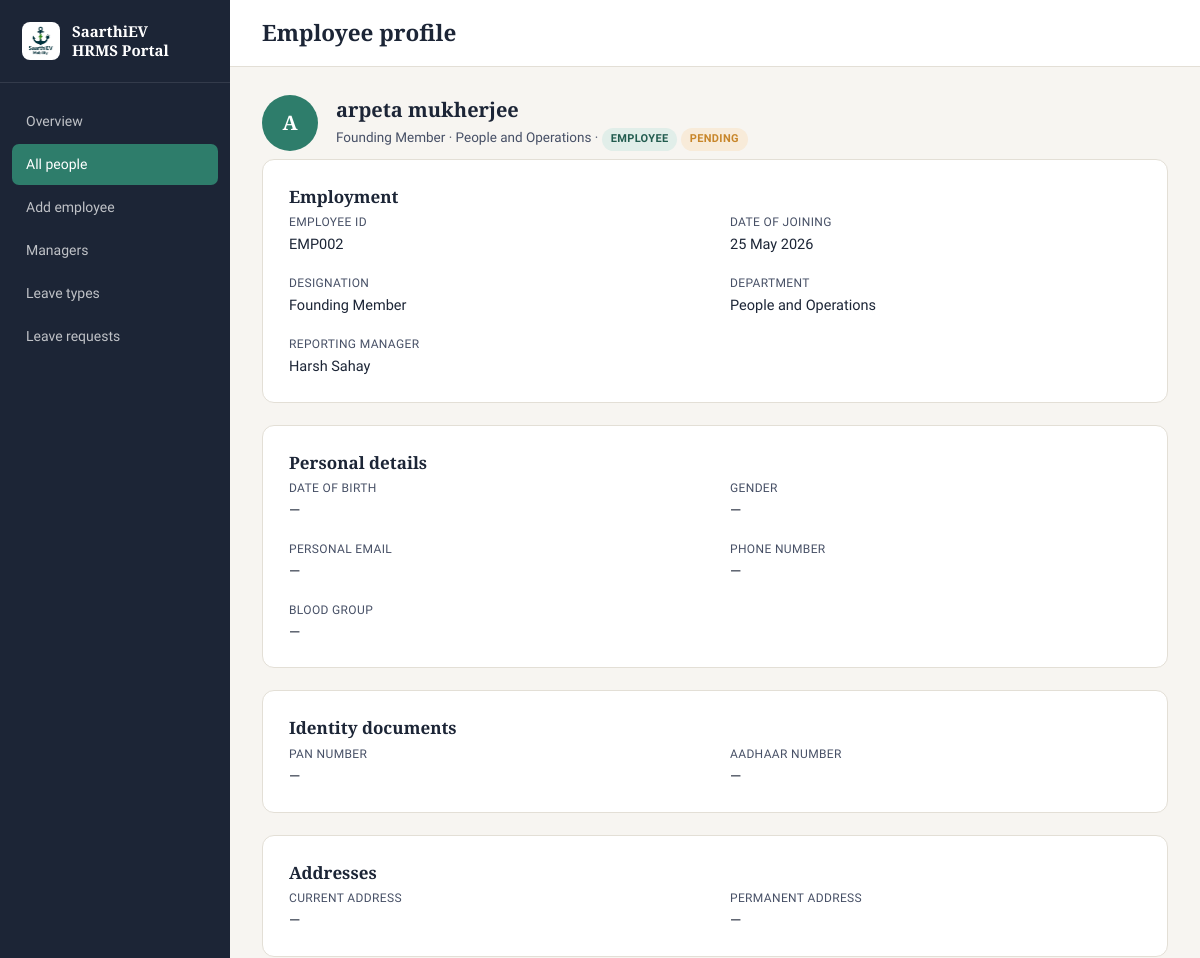
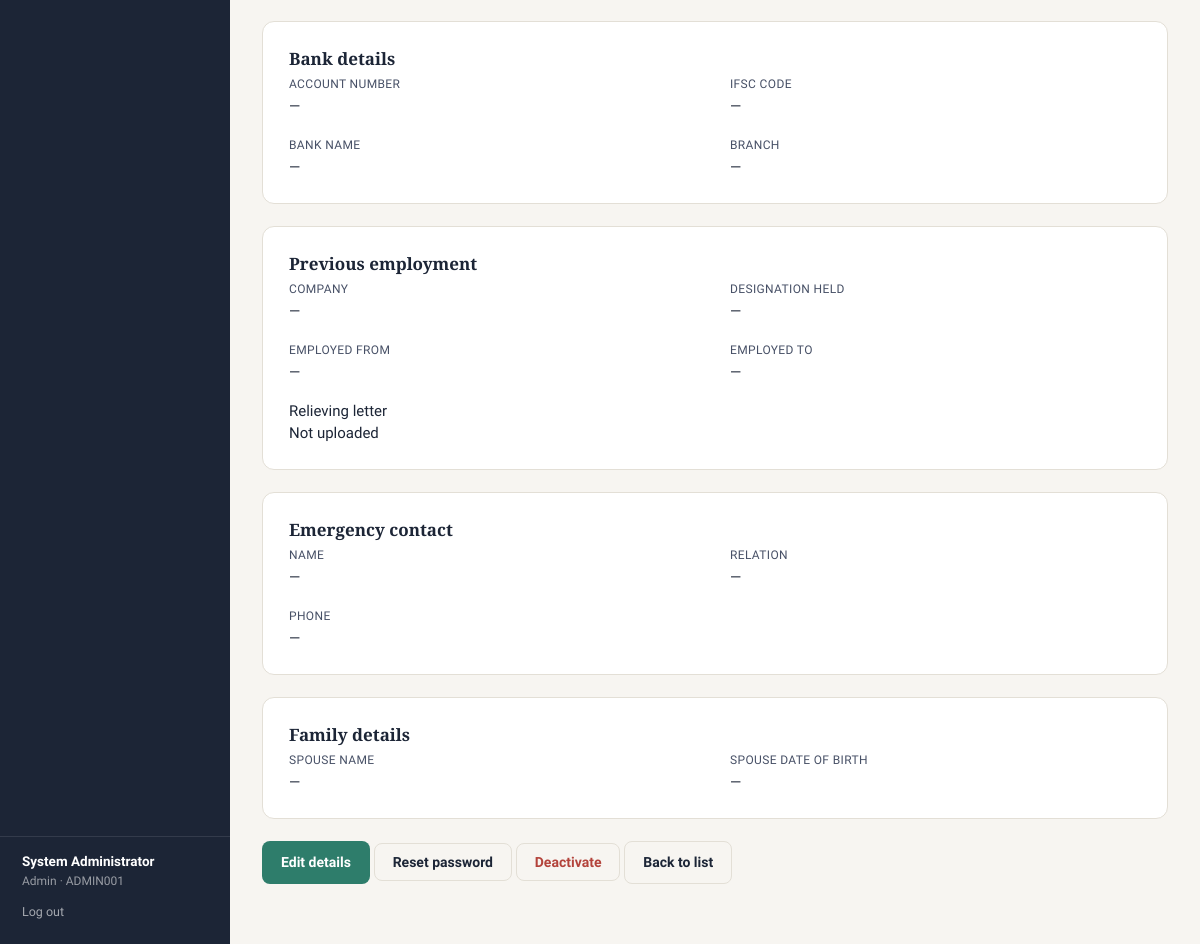
The app's page /admin/employees/2 (signed in) with its own data (2 pictures, top to bottom).
### models.py (models this page shows, shortened)
class EmployeeProfile(db.Model):
    id = db.Column(db.Integer, primary_key=True)
    user_id = db.Column(db.Integer, db.ForeignKey("user.id"), nullable=False, unique=True)
    full_name = db.Column(db.String(150), nullable=False)
    designation = db.Column(db.String(100))
    department = db.Column(db.String(100))
    date_of_joining = db.Column(db.Date)
    reporting_manager_id = db.Column(db.Integer, db.ForeignKey("user.id"), nullable=True)
    date_of_birth = db.Column(db.Date)
    gender = db.Column(db.String(20))
    personal_email = db.Column(db.String(120))
    phone_number = db.Column(db.String(20))
    blood_group = db.Column(db.String(10))
    pan_number = db.Column(db.String(20))
    aadhaar_number = db.Column(db.String(20))
    current_address_line1 = db.Column(db.String(200))
    current_address_line2 = db.Column(db.String(200))
    current_city = db.Column(db.String(100))
    current_state = db.Column(db.String(100))
    current_pincode = db.Column(db.String(10))
    permanent_address_line1 = db.Column(db.String(200))
    permanent_address_line2 = db.Column(db.String(200))
    permanent_city = db.Column(db.String(100))
    permanent_state = db.Column(db.String(100))
    permanent_pincode = db.Column(db.String(10))
    same_as_current = db.Column(db.Boolean, default=False)
    bank_account_number = db.Column(db.String(40))
    bank_ifsc_code = db.Column(db.String(20))
    bank_name = db.Column(db.String(100))
    bank_branch = db.Column(db.String(100))
    previous_company_name = db.Column(db.String(150))
    previous_designation = db.Column(db.String(100))
    previous_employment_from = db.Column(db.Date)
    previous_employment_to = db.Column(db.Date)
    relieving_letter_filename = db.Column(db.String(255))
    emergency_contact_name = db.Column(db.String(150))
    emergency_contact_relation = db.Column(db.String(50))
    emergency_contact_phone = db.Column(db.String(20))
    spouse_name = db.Column(db.String(150))
    spouse_dob = db.Column(db.Date)
    profile_completed = db.Column(db.Boolean, default=False)
    updated_at = db.Column(db.DateTime, default=datetime.utcnow, onupdate=datetime.utcnow)
    reporting_manager = db.relationship("User", foreign_keys=[reporting_manager_id])
    children = db.relationship("Child", backref="profile", cascade="all, delete-orphan")

class User(db.Model, UserMixin):
    id = db.Column(db.Integer, primary_key=True)
    employee_code = db.Column(db.String(20), unique=True, nullable=False)  # e.g. EMP1001
    password_hash = db.Column(db.String(255), nullable=False)
    role = db.Column(db.String(20), nullable=False, default="employee")  # admin / manager / employee
    must_change_password = db.Column(db.Boolean, default=True)
    is_active = db.Column(db.Boolean, nullable=False, default=True)
    created_at = db.Column(db.DateTime, default=datetime.utcnow)
    profile = db.relationship("EmployeeProfile", backref="user", uselist=False,
                               cascade="all, delete-orphan",
                               foreign_keys="EmployeeProfile.user_id")

### routes.py (the view)
    @app.route("/admin/employees/<int:user_id>")
    @role_required("admin")
    def admin_view_employee(user_id):
        user = User.query.get_or_404(user_id)
        if not user.profile:
            abort(404)
        return render_template("profile_view.html", person=user, profile=user.profile,
                                viewer="admin")

### templates/profile_view.html (shortened to what this page needs)
{% extends "base.html" %}
{% block page_title %}Employee profile{% endblock %}
{% block content %}
<div class="profile-header">
  <div class="avatar-circle">{{ profile.full_name[0]|upper if profile.full_name else '?' }}</div>
  <div>
    <div class="pname">{{ profile.full_name }}</div>
    <div class="pmeta">
      {{ profile.designation or 'No designation set' }}
      {% if profile.department %} · {{ profile.department }}{% endif %}
      · <span class="badge badge-{{ person.role }}">{{ person.role }}</span>
      {% if profile.profile_completed %}
        <span class="badge badge-complete">Complete</span>
      {% else %}
        <span class="badge badge-pending">Pending</span>
      {% endif %}
    </div>
  </div>
</div>
<div class="card">
  <h3>Employment</h3>
  <div class="profile-grid">
    <div><div class="pi-label">Employee ID</div><div class="pi-value">{{ person.employee_code }}</div></div>
    <div><div class="pi-label">Date of joining</div><div class="pi-value">{{ profile.date_of_joining.strftime('%d %b %Y') if profile.date_of_joining else '—' }}</div></div>
    <div><div class="pi-label">Designation</div><div class="pi-value">{{ profile.designation or '—' }}</div></div>
    <div><div class="pi-label">Department</div><div class="pi-value">{{ profile.department or '—' }}</div></div>
    <div><div class="pi-label">Reporting manager</div><div class="pi-value">{{ profile.reporting_manager.profile.full_name if profile.reporting_manager else '—' }}</div></div>
  </div>
</div>
<div class="card">
  <h3>Personal details</h3>
  <div class="profile-grid">
    <div><div class="pi-label">Date of birth</div><div class="pi-value">{{ profile.date_of_birth.strftime('%d %b %Y') if profile.date_of_birth else '—' }}</div></div>
    <div><div class="pi-label">Gender</div><div class="pi-value">{{ profile.gender or '—' }}</div></div>
    <div><div class="pi-label">Personal email</div><div class="pi-value">{{ profile.personal_email or '—' }}</div></div>
    <div><div class="pi-label">Phone number</div><div class="pi-value">{{ profile.phone_number or '—' }}</div></div>
    <div><div class="pi-label">Blood group</div><div class="pi-value">{{ profile.blood_group or '—' }}</div></div>
  </div>
</div>
<div class="card">
  <h3>Identity documents</h3>
  <div class="profile-grid">
    <div><div class="pi-label">PAN number</div><div class="pi-value">{{ profile.pan_number or '—' }}</div></div>
    <div><div class="pi-label">Aadhaar number</div><div class="pi-value">{{ profile.aadhaar_number or '—' }}</div></div>
  </div>
</div>
<div class="card">
  <h3>Addresses</h3>
  <div class="profile-grid">
    <div>
      <div class="pi-label">Current address</div>
      <div class="pi-value">
        {% if profile.current_address_line1 %}
          {{ profile.current_address_line1 }}{% if profile.current_address_line2 %}, {{ profile.current_address_line2 }}{% endif %}<br>
          {{ profile.current_city }}{% if profile.current_state %}, {{ profile.current_state }}{% endif %} {{ profile.current_pincode or '' }}
        {% else %}—{% endif %}
      </div>
    </div>
    <div>
      <div class="pi-label">Permanent address</div>
      <div class="pi-value">
        {% if profile.permanent_address_line1 %}
          {{ profile.permanent_address_line1 }}{% if profile.permanent_address_line2 %}, {{ profile.permanent_address_line2 }}{% endif %}<br>
          {{ profile.permanent_city }}{% if profile.permanent_state %}, {{ profile.permanent_state }}{% endif %} {{ profile.permanent_pincode or '' }}
        {% else %}—{% endif %}
      </div>
    </div>
  </div>
</div>
<div class="card">
  <h3>Bank details</h3>
  <div class="profile-grid">
    <div><div class="pi-label">Account number</div><div class="pi-value">{{ profile.bank_account_number or '—' }}</div></div>
    <div><div class="pi-label">IFSC code</div><div class="pi-value">{{ profile.bank_ifsc_code or '—' }}</div></div>
    <div><div class="pi-label">Bank name</div><div class="pi-value">{{ profile.bank_name or '—' }}</div></div>
    <div><div class="pi-label">Branch</div><div class="pi-value">{{ profile.bank_branch or '—' }}</div></div>
  </div>
</div>
<div class="card">
  <h3>Previous employment</h3>
  <div class="profile-grid">
    <div><div class="pi-label">Company</div><div class="pi-value">{{ profile.previous_company_name or '—' }}</div></div>
    <div><div class="pi-label">Designation held</div><div class="pi-value">{{ profile.previous_designation or '—' }}</div></div>
    <div><div class="pi-label">Employed from</div><div class="pi-value">{{ profile.previous_employment_from.strftime('%d %b %Y') if profile.previous_employment_from else '—' }}</div></div>
    <div><div class="pi-label">Employed to</div><div class="pi-value">{{ profile.previous_employment_to.strftime('%d %b %Y') if profile.previous_employment_to else '—' }}</div></div>
  </div>
  <div style="margin-top: 16px;">
    <div class="pi-label">Relieving letter</div>
    {% if profile.relieving_letter_filename %}
      <a href="{{ url_for('download_upload', user_id=person.id, filename=profile.relieving_letter_filename) }}" class="btn btn-outline btn-sm" style="margin-top:6px;">Download file</a>
    {% else %}
      <div class="pi-value">Not uploaded</div>
    {% endif %}
  </div>
</div>
<div class="card">
  <h3>Emergency contact</h3>
  <div class="profile-grid">
    <div><div class="pi-label">Name</div><div class="pi-value">{{ profile.emergency_contact_name or '—' }}</div></div>
    <div><div class="pi-label">Relation</div><div class="pi-value">{{ profile.emergency_contact_relation or '—' }}</div></div>
    <div><div class="pi-label">Phone</div><div class="pi-value">{{ profile.emergency_contact_phone or '—' }}</div></div>
  </div>
</div>
<div class="card">
  <h3>Family details</h3>
  <div class="profile-grid">
    <div><div class="pi-label">Spouse name</div><div class="pi-value">{{ profile.spouse_name or '—' }}</div></div>
    <div><div class="pi-label">Spouse date of birth</div><div class="pi-value">{{ profile.spouse_dob.strftime('%d %b %Y') if profile.spouse_dob else '—' }}</div></div>
  </div>
</div>
{% if viewer == 'admin' %}
<a href="{{ url_for('admin_edit_employee', user_id=person.id) }}" class="btn btn-primary">Edit details</a>
<form action="{{ url_for('admin_reset_password', user_id=person.id) }}" method="POST"
      onsubmit="return confirm('Reset password for {{ person.employee_code }} to the default?');" style="display:inline;">
  <button type="submit" class="btn btn-outline">Reset password</button>
</form>
{% if person.is_active %}
<form action="{{ url_for('admin_deactivate_employee', user_id=person.id) }}" method="POST" style="display:inline;"
      onsubmit="return confirm('Deactivate {{ profile.full_name }}? They will no longer be able to log in.');">
  <button type="submit" class="btn btn-outline" style="color:var(--rose);">Deactivate</button>
</form>
{% else %}
<form action="{{ url_for('admin_reactivate_employee', user_id=person.id) }}" method="POST" style="display:inline;">
  <button type="submit" class="btn btn-outline">Reactivate</button>
</form>
{% endif %}
<a href="{{ url_for('admin_employee_list') }}" class="btn btn-outline">Back to list</a>
{% elif viewer == 'manager' %}
<a href="{{ url_for('manager_team_list') }}" class="btn btn-outline">Back to my team</a>
{% endif %}
{% endblock %}

### templates/base.html (shortened to what this page needs)
<!DOCTYPE html>
<html lang="en">
<head>
  <link rel="stylesheet" href="{{ url_for('static', filename='css/style.css') }}">
</head>
<body>
  <div class="shell">
    <aside class="sidebar">
      <div class="brand">
        <span class="brand-logo-chip"><img src="{{ url_for('static', filename='img/logo.png') }}" alt="SaarthiEV Mobility"></span>
        <span class="word">SaarthiEV<br>HRMS Portal</span>
      </div>
      <nav>
        {% if current_user.role == 'admin' %}
          <a href="{{ url_for('admin_dashboard') }}" class="{{ 'active' if request.endpoint == 'admin_dashboard' }}">Overview</a>
          <a href="{{ url_for('admin_employee_list') }}" class="{{ 'active' if request.endpoint in ['admin_employee_list','admin_view_employee'] }}">All people</a>
          <a href="{{ url_for('admin_create_employee') }}" class="{{ 'active' if request.endpoint == 'admin_create_employee' }}">Add employee</a>
          <a href="{{ url_for('admin_manager_list') }}" class="{{ 'active' if request.endpoint == 'admin_manager_list' }}">Managers</a>
          <a href="{{ url_for('admin_leave_types') }}" class="{{ 'active' if request.endpoint == 'admin_leave_types' }}">Leave types</a>
          <a href="{{ url_for('admin_leave_requests') }}" class="{{ 'active' if request.endpoint == 'admin_leave_requests' }}">Leave requests</a>
        {% endif %}
      </nav>
      <div class="who">
        <div class="name">{{ current_user.profile.full_name if current_user.profile else current_user.employee_code }}</div>
        <div class="role">{{ current_user.role }} · {{ current_user.employee_code }}</div>
        <form action="{{ url_for('logout') }}" method="get">
          <button type="submit">Log out</button>
        </form>
      </div>
    </aside>
    <div class="main">
      <div class="topbar">
        <h2 style="margin:0;">{% block page_title %}{% endblock %}</h2>
      </div>
      <div class="content">
        {% block content %}{% endblock %}
      </div>
    </div>
  </div>
</body>
</html>

### records on screen
EmployeeProfile: profile "System Administrator"
User: role "Admin", employee_code "ADMIN001"
EmployeeProfile: full_name "A", full_name "arpeta mukherjee", designation "Founding Member", department "People and Operations", date_of_joining "25 May 2026", date_of_birth "—", gender "—", personal_email "—", phone_number "—", blood_group "—", pan_number "—", aadhaar_number "—", bank_account_number "—", bank_ifsc_code "—", bank_name "—", bank_branch "—", previous_company_name "—", previous_designation "—", previous_employment_from "—", previous_employment_to "—", emergency_contact_name "—", emergency_contact_relation "—", emergency_contact_phone "—", spouse_name "—", spouse_dob "—"
User: role "EMPLOYEE", employee_code "EMP002"
EmployeeProfile: reporting_manager.profile "Harsh Sahay"
